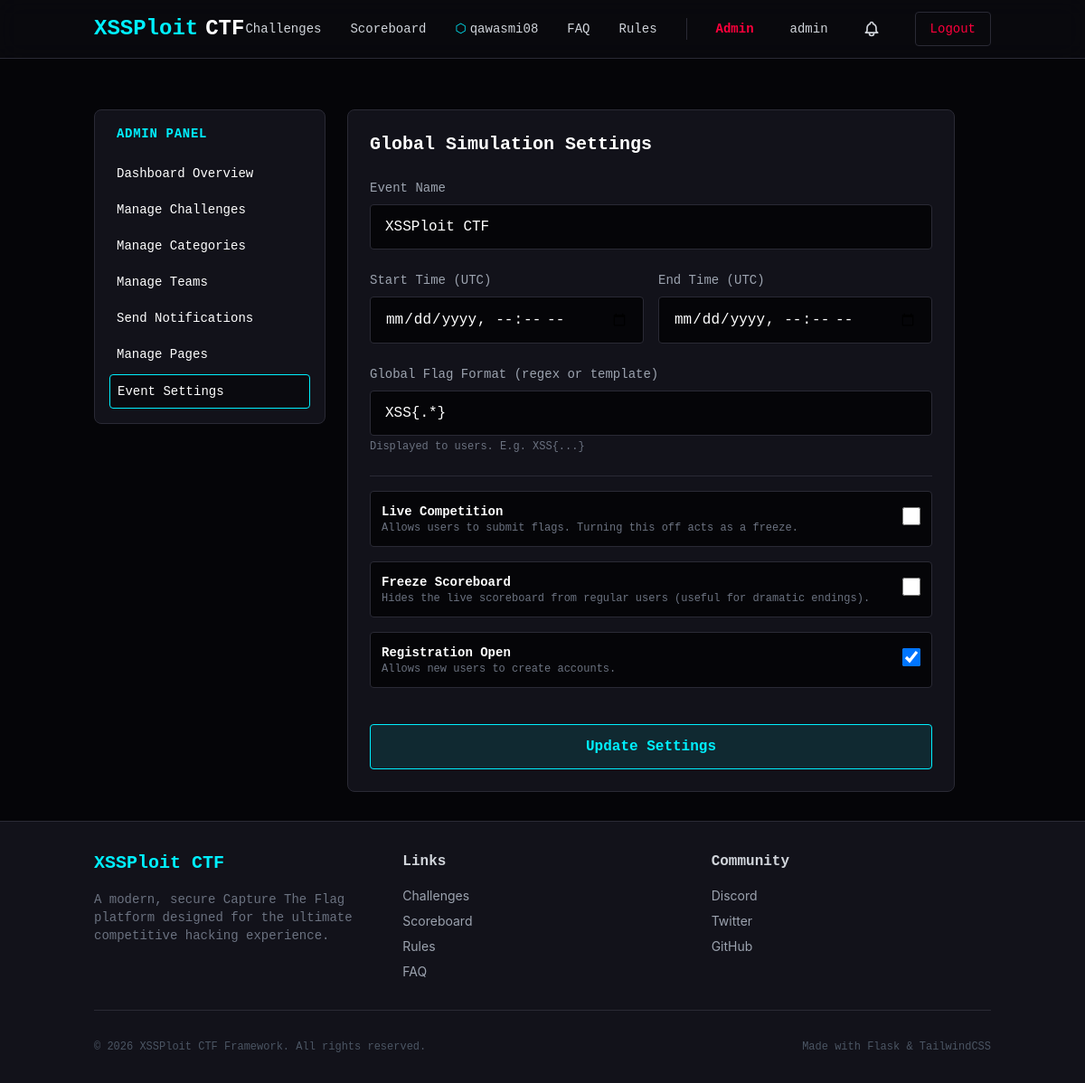
The app's page /admin/settings (signed in) with its own data.
### app/models/team.py (models this page shows, shortened)
class Team(db.Model):
    __tablename__ = 'teams'
    id = db.Column(db.Integer, primary_key=True)
    name = db.Column(db.String(100), unique=True, index=True, nullable=False)
    invite_code = db.Column(db.String(36), unique=True, nullable=False, default=lambda: str(uuid.uuid4()))
    captain_id = db.Column(db.Integer, db.ForeignKey('users.id'), nullable=False)
    created_at = db.Column(db.DateTime, default=datetime.utcnow)
    captain = db.relationship('User', foreign_keys=[captain_id])
    members = db.relationship('TeamMember', back_populates='team', cascade="all, delete-orphan", lazy='dynamic')
    submissions = db.relationship('Submission', back_populates='team', lazy='dynamic')
    solves = db.relationship('Solve', back_populates='team', lazy='dynamic')

### app/models/user.py (models this page shows, shortened)
class User(UserMixin, db.Model):
    __tablename__ = 'users'
    id = db.Column(db.Integer, primary_key=True)
    username = db.Column(db.String(64), unique=True, index=True, nullable=False)
    email = db.Column(db.String(120), unique=True, index=True, nullable=False)
    password_hash = db.Column(db.String(256), nullable=False)
    bio = db.Column(db.String(255))
    avatar = db.Column(db.String(255))
    country = db.Column(db.String(64))
    role = db.Column(db.String(20), default='user') # 'user' or 'admin'
    is_active = db.Column(db.Boolean, default=True)
    is_verified = db.Column(db.Boolean, default=False)
    created_at = db.Column(db.DateTime, default=datetime.utcnow)
    team_memberships = db.relationship('TeamMember', back_populates='user', lazy='dynamic')
    submissions = db.relationship('Submission', back_populates='user', lazy='dynamic')
    solves = db.relationship('Solve', back_populates='user', lazy='dynamic')
    @property
    def team(self):
        membership = self.team_memberships.first()
        if membership:
            return membership.team
        return None
    def is_admin(self):
        return self.role == 'admin'

### app/models/core.py (models this page shows)
class EventSettings(db.Model):
    __tablename__ = 'event_settings'
    id = db.Column(db.Integer, primary_key=True)
    event_name = db.Column(db.String(100), default='XSSPloit CTF')
    start_time = db.Column(db.DateTime)
    end_time = db.Column(db.DateTime)
    is_live = db.Column(db.Boolean, default=False)
    scoreboard_frozen = db.Column(db.Boolean, default=False)
    registration_open = db.Column(db.Boolean, default=True)
    flag_format = db.Column(db.String(100), default='XSS{.*}')

### app/blueprints/admin/__init__.py (the view, shortened to what this page needs)
@admin_bp.route('/settings', methods=['GET', 'POST'])
def settings():
    from datetime import datetime as dt
    settings_obj = EventSettings.query.first()
    if not settings_obj:
        settings_obj = EventSettings()
        db.session.add(settings_obj)
        db.session.commit()
    form = EventSettingsForm(obj=settings_obj)
    return render_template('admin/settings.html', form=form, settings=settings_obj)

### app/forms/admin.py
class EventSettingsForm(FlaskForm):
    event_name = StringField('Event Name', validators=[DataRequired()])
    is_live = BooleanField('Competition is Live')
    scoreboard_frozen = BooleanField('Freeze Scoreboard')
    registration_open = BooleanField('Registration Open')
    flag_format = StringField('Global Flag Format (regex or template)')
    submit = SubmitField('Update Settings')

### app/blueprints/admin/__init__.py (called while the page is built)
@admin_bp.before_request
@admin_required
def require_admin():
    pass

### app/models/__init__.py (called while the page is built)
@login_manager.user_loader
def load_user(user_id):
    return User.query.get(int(user_id))

### app/templates/admin/settings.html (shortened to what this page needs)
{% extends "admin/index.html" %}
{% block admin_content %}
<div class="bg-cyber-card border border-cyber-border rounded-lg p-6 max-w-2xl">
    <h2 class="font-mono font-bold text-white mb-6 text-xl">Global Simulation Settings</h2>
    <form method="POST" action="/admin/settings">
        <div class="space-y-6">
            <div>
                {{ form.event_name.label(class="block text-sm font-mono text-gray-400 mb-2") }}
                {{ form.event_name(class="w-full bg-cyber-darker border border-cyber-border rounded px-4 py-3 text-white outline-none focus:border-cyber-primary font-mono") }}
            </div>
            <div class="grid grid-cols-2 gap-4">
                <div>
                    <label class="block text-sm font-mono text-gray-400 mb-2">Start Time (UTC)</label>
                    <input type="datetime-local" name="start_time"
                           value="{{ settings.start_time.strftime('%Y-%m-%dT%H:%M') if settings and settings.start_time else '' }}"
                           class="w-full bg-cyber-darker border border-cyber-border rounded px-4 py-3 text-white outline-none focus:border-cyber-primary font-mono">
                </div>
                <div>
                    <label class="block text-sm font-mono text-gray-400 mb-2">End Time (UTC)</label>
                    <input type="datetime-local" name="end_time"
                           value="{{ settings.end_time.strftime('%Y-%m-%dT%H:%M') if settings and settings.end_time else '' }}"
                           class="w-full bg-cyber-darker border border-cyber-border rounded px-4 py-3 text-white outline-none focus:border-cyber-primary font-mono">
                </div>
            </div>
            <div>
                {{ form.flag_format.label(class="block text-sm font-mono text-gray-400 mb-2") }}
                {{ form.flag_format(class="w-full bg-cyber-darker border border-cyber-border rounded px-4 py-3 text-white outline-none focus:border-cyber-primary font-mono") }}
                <p class="text-xs text-gray-500 mt-1 font-mono">Displayed to users. E.g. XSS{...}</p>
            </div>
            <div class="border-t border-cyber-border pt-4 space-y-4">
                <div class="flex items-center justify-between p-3 bg-cyber-darker rounded border border-cyber-border">
                    <div>
                        <div class="text-sm font-mono font-bold text-white">Live Competition</div>
                        <div class="text-xs text-gray-500 font-mono">Allows users to submit flags. Turning this off acts as a freeze.</div>
                    </div>
                    <div>
                        {{ form.is_live(class="h-5 w-5 bg-cyber-darker border-cyber-border text-cyber-primary focus:ring-cyber-primary rounded") }}
                    </div>
                </div>
                <div class="flex items-center justify-between p-3 bg-cyber-darker rounded border border-cyber-border">
                    <div>
                        <div class="text-sm font-mono font-bold text-white">Freeze Scoreboard</div>
                        <div class="text-xs text-gray-500 font-mono">Hides the live scoreboard from regular users (useful for dramatic endings).</div>
                    </div>
                    <div>
                        {{ form.scoreboard_frozen(class="h-5 w-5 bg-cyber-darker border-cyber-border text-cyber-primary focus:ring-cyber-primary rounded") }}
                    </div>
                </div>
                <div class="flex items-center justify-between p-3 bg-cyber-darker rounded border border-cyber-border">
                    <div>
                        <div class="text-sm font-mono font-bold text-white">Registration Open</div>
                        <div class="text-xs text-gray-500 font-mono">Allows new users to create accounts.</div>
                    </div>
                    <div>
                        {{ form.registration_open(class="h-5 w-5 bg-cyber-darker border-cyber-border text-cyber-primary focus:ring-cyber-primary rounded") }}
                    </div>
                </div>
            </div>
            <div class="pt-4">
                {{ form.submit(class="w-full py-3 bg-cyber-primary/10 text-cyber-primary border border-cyber-primary rounded hover:bg-cyber-primary hover:text-cyber-dark font-mono font-bold transition-all cursor-pointer") }}
            </div>
        </div>
    </form>
</div>
{% endblock %}

### app/templates/includes/navbar.html (shortened to what this page needs)
<nav class="bg-cyber-dark/80 backdrop-blur-md border-b border-cyber-border sticky top-0 z-50">
    <div class="container mx-auto px-4">
        <div class="flex items-center justify-between h-16">
            <a href="/" class="flex items-center space-x-2">
                <span class="text-2xl font-mono font-bold text-cyber-primary neon-text">XSSPloit</span>
                <span class="text-2xl font-mono font-bold text-white">CTF</span>
            </a>
            <div class="hidden md:flex space-x-8 items-center font-mono text-sm">
                <a href="/challenges" class="hover:text-cyber-primary transition-colors">Challenges</a>
                <a href="/scoreboard" class="hover:text-cyber-primary transition-colors">Scoreboard</a>
                {% if current_user.is_authenticated %}
                    {% if current_user.team %}
                        <a href="/team/{{ current_user.team.id }}" class="hover:text-cyber-primary transition-colors flex items-center gap-1">
                            <span class="text-cyber-primary">⬡</span> {{ current_user.team.name }}
                        </a>
                    {% else %}
                        <a href="/team/" class="hover:text-cyber-primary transition-colors">Team</a>
                    {% endif %}
                {% endif %}
                <a href="/faq" class="hover:text-cyber-primary transition-colors">FAQ</a>
                <a href="/rules" class="hover:text-cyber-primary transition-colors">Rules</a>
                {% if current_user.is_authenticated %}
                    {% if current_user.is_admin() %}
                        <a href="/admin/" class="text-cyber-secondary font-bold hover:text-cyber-primary transition-colors pr-2">Admin</a>
                    {% endif %}
                    <a href="/dashboard" class="flex items-center space-x-2 hover:text-cyber-primary transition-colors">
                        <span>{{ current_user.username }}</span>
                    </a>
                    <a href="/notifications" class="relative group flex items-center justify-center w-8 h-8 rounded-full hover:bg-cyber-darker transition-colors text-gray-300 hover:text-cyber-primary">
                    </a>
                    <a href="/auth/logout" class="px-4 py-2 text-cyber-secondary border border-cyber-border hover:border-cyber-secondary hover:bg-cyber-secondary/10 rounded transition-all">Logout</a>
                {% endif %}
            </div>
        </div>
    </div>
</nav>

### app/templates/base.html (style rules this page uses)
body { color: #e2e8f0; }
.neon-text { text-shadow: 0 0 10px theme('colors.cyber.primary'), 0 0 20px theme('colors.cyber.primary'); }

### records on screen
Team: team.name "qawasmi08"
User: username "admin"
EventSettings: event_name "XSSPloit CTF", flag_format "XSS{.*}", registration_open "☑"
